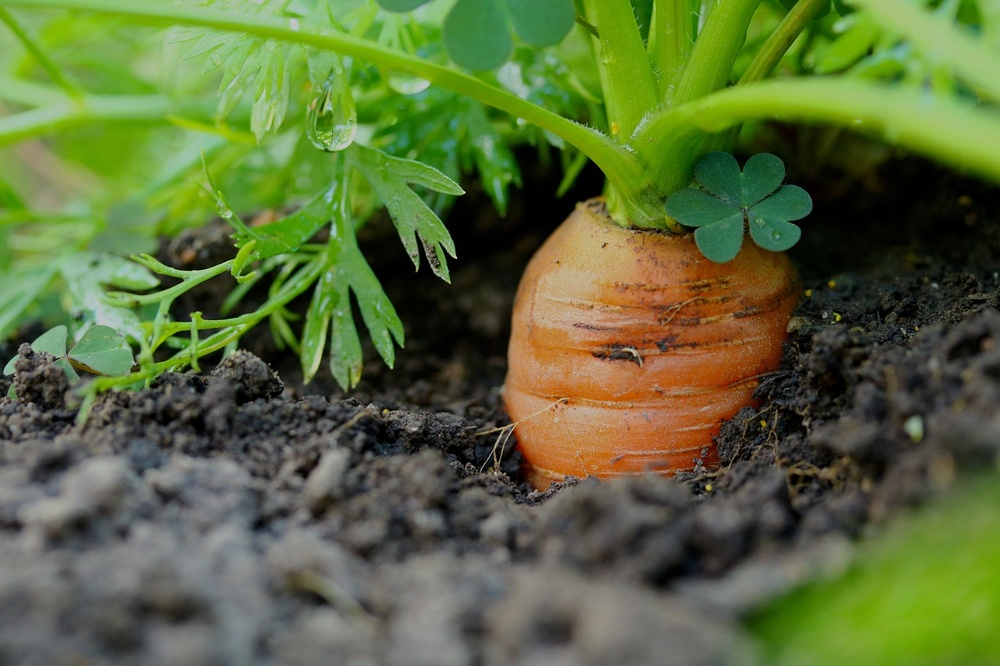
#> input picture OpenCV_Basic/carrot.jpg, 1000 x 666 px, shrunk from 1280 x 853 before the run
$ python '10_C이미지변형_이진화3.py'
#> lines starting #> are read from the running program, lines starting #| are printed output that depends on the picture; after the words box and inside, x2 and y2 are one past the last pixel; in counts of white or black regions, pixels touching at a corner belong together
##이미지변형(이진화)

## Adaptive Threshold - 이미지를 작은 영역으로 나누어서 임계치 적용
import cv2
def empty(pos):
    # print(pos)
    pass

img = cv2.imread('carrot.jpg', cv2.IMREAD_GRAYSCALE)
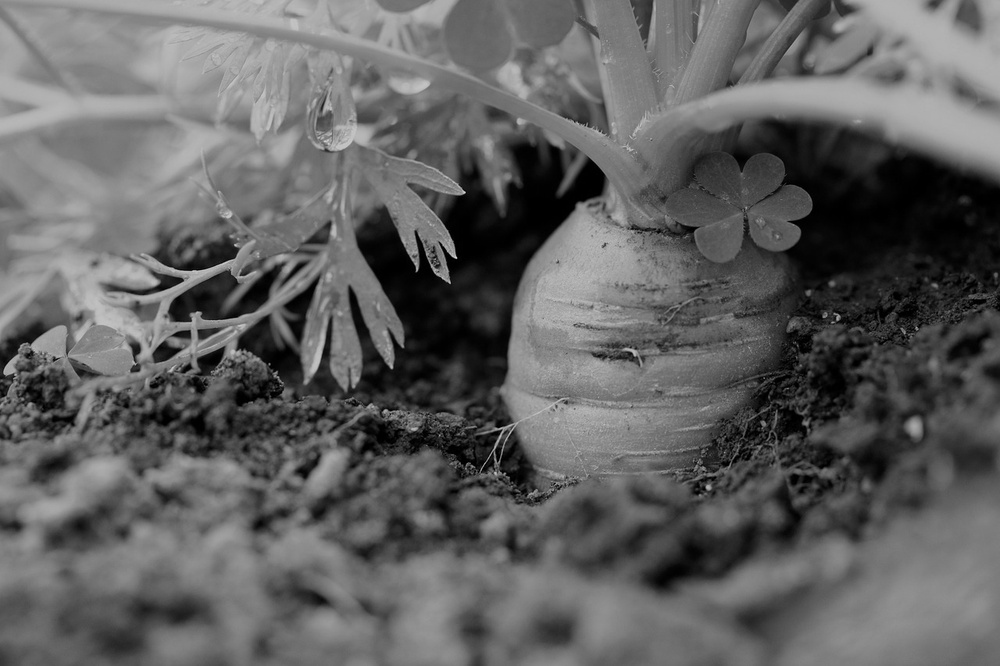
#> img: shape (666, 1000); min 0, max 220, mean 96.7

name = 'Trackbar'
cv2.namedWindow(name)

# bar 이름, 창의 이름, 초기값, 최대값, 이벤트 처리
cv2.createTrackbar('block_size', name, 25, 100, empty)  # 홀수만 가능, 1보다는 큰 값
cv2.createTrackbar('c', name, 3, 10, empty)  # 일반적으로 양수의 값을 사용

while True:
    block_size = cv2.getTrackbarPos('block_size', name)  # bar 이름, 창의 이름
    c = cv2.getTrackbarPos('c', name)

    if block_size <= 1:  # 1 이하면 3 으로
        block_size = 3

    if block_size % 2 == 0:  # 짝수이면 홀수로
        block_size += 1

    binary = cv2.adaptiveThreshold(img, 255, cv2.ADAPTIVE_THRESH_MEAN_C, cv2.THRESH_BINARY, block_size, c)
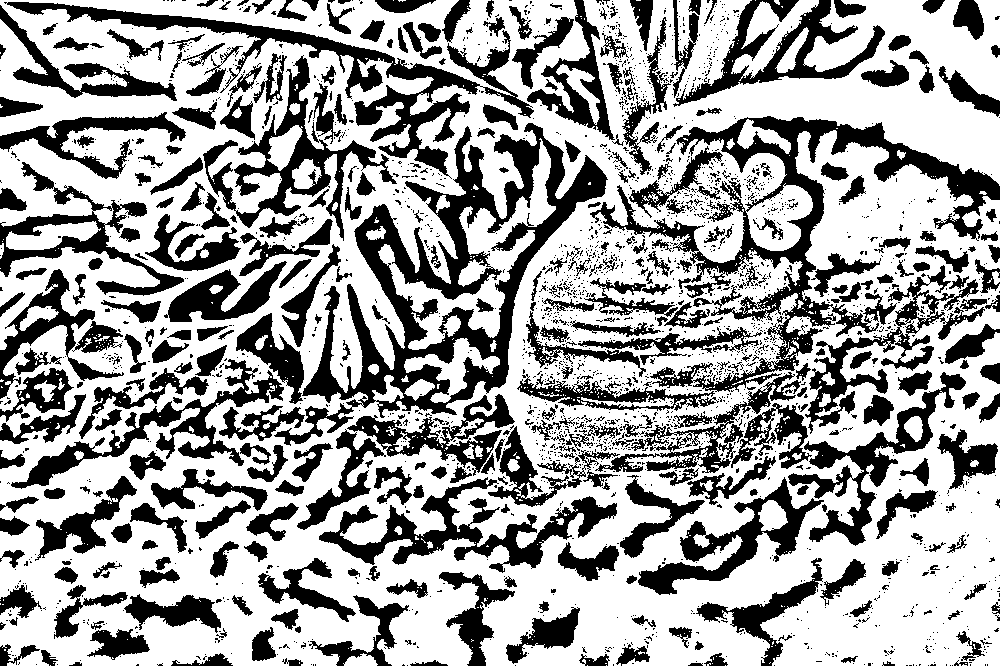
#> binary: shape (666, 1000); 63.8% white; 2355 black regions (1983 under 20 px), largest, box (x1, y1, x2, y2) and area: (274, 123, 608, 446) 25062, (590, 116, 1000, 392) 18825, (4, 2, 534, 179) 11495

    cv2.imshow(name, binary)
    if cv2.waitKey(1) == ord('q'):
#> (key q is pressed here)
        break

cv2.destroyAllWindows()
